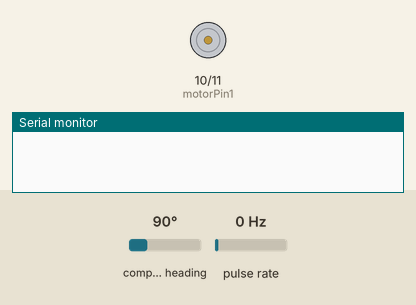
The sketch below on a simulated Arduino Uno, built with avr-gcc and run on an emulated ATmega328P. On the bench: motor-driver pin pairs drawn as motors (green arrow = first pin HIGH = forward, orange = second pin HIGH = backward, longer = more drive, scaled by the enable pin), the last lines printed to the serial monitor. Wiring (inferred from the names in the program): pulse sensor: data pin 2. The test bench sets the inputs (shaded band); at power-on: compass heading 90°, pulse rate 0 Hz.

Above: at 0.1 s.
At 2.1 s:
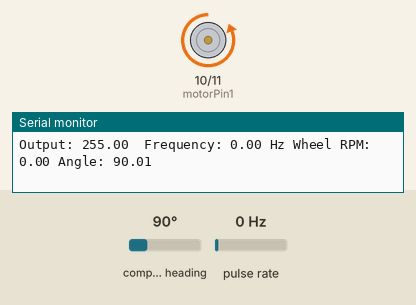
At 18.1 s:
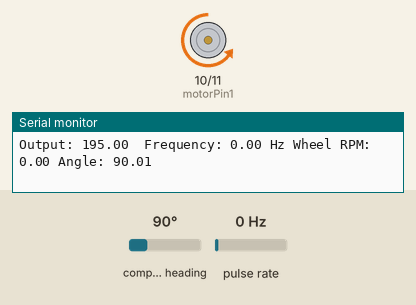
At 36.1 s:
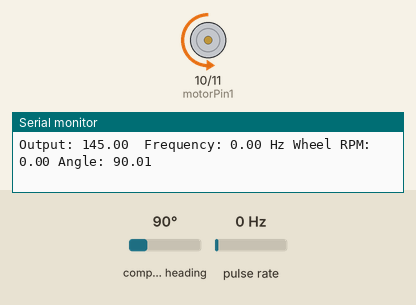
Timing chart, 0 to 40.0 s (numbered marks = the images above):
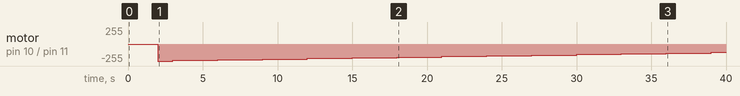

The sketch:

Motor_encoder_simple.ino
```cpp
#include <Wire.h>
#include <AS5600.h>
AS5600  as5600;  //create sensor object
unsigned long currentMs;  //current time variable
unsigned long lastMs;     // time of last measurement
const unsigned int FREE_RUN_PERIOD_MS = 100; //sampling period
float sig_angle_deg;  // angle measurement

// Motor control pins
const int motorPin1 = 10; // IN1
const int motorPin2 = 11; // IN2
const int enablePin = 9;  // ENA (PWM pin for speed control)

// Encoder pin
const int encoderPin = 2; // use just one encoder pin for simplicity
unsigned long lastOutputChange = 0;
volatile int pulseCount = 0;  // pulse counter
const int pulsesPerRevolution = 11; // pulses per rotation from each encoder wire

unsigned long lastTime = 0;   // store last time measurement
double frequency = 0;         // measured frequency

double output = 255;    // motor output value

bool negativeOutputChange = true ;     // variable to dictate which direction the output needs to change to

double reductionRatio = 4.4;

double wheelRPM = 0;

void countPulse();

void setup() {
  pinMode(motorPin1, OUTPUT);
  pinMode(motorPin2, OUTPUT);
  pinMode(enablePin, OUTPUT);

  pinMode(encoderPin, INPUT_PULLUP); // 1 encoder input

  attachInterrupt(digitalPinToInterrupt(encoderPin), countPulse, RISING);
 Wire.begin();     // Initialize I2C
  as5600.begin();   // Initialize sensor
  lastTime = millis();  // Initialize timing
  Serial.begin(9600);  // Initialize Serial Monitor
  delay(2000);

}

void loop() {
  if (millis() - lastOutputChange >= 3000 && negativeOutputChange == true) {  // every 1000 ms
    if(output == -255){
      negativeOutputChange = false;
      lastOutputChange = millis();

    }
    else{
      output -= 10;      // decrease speed
      lastOutputChange = millis();
    }
  }
  else if(millis() - lastOutputChange >= 3000 && negativeOutputChange == false){
      if(output == 255){
      negativeOutputChange = true;
      lastOutputChange = millis();

      }

    else{
      output += 10;      // decrease speed
      lastOutputChange = millis();
    }

  }

  // Motor direction + speed
  if (output > 0)
  {
    digitalWrite(motorPin1, LOW);
    digitalWrite(motorPin2, HIGH);

  }
  else
  {
    digitalWrite(motorPin1, HIGH);
    digitalWrite(motorPin2, LOW);


  }
  analogWrite(enablePin, abs(output));

  // Frequency calculation every 0.5 seconds
  if (millis() - lastTime >= 500) {
    noInterrupts();
    int count = pulseCount;
    pulseCount = 0;
    interrupts();

    frequency = count / (pulsesPerRevolution*0.5); // frequency in Hz
    wheelRPM = (frequency) / (pulsesPerRevolution  * reductionRatio);
// waardes opslaan in lijst om te plotten
    Serial.print("Output: ");
    Serial.print(output);
    Serial.print("  Frequency: ");
    Serial.print(frequency);
    Serial.print(" Hz");
    Serial.print(" Wheel RPM: ");
    Serial.print(wheelRPM);
      lastMs = currentMs;
      sig_angle_deg = (float)as5600.readAngle()*0.0879; //0.0879=360/4096;  // degrees [0..360)
      Serial.print(String(" Angle: ") + sig_angle_deg + '\t');
      Serial.println();
    lastTime = millis();
  }
}

void countPulse() {
  pulseCount++;  // increment each pulse
}
```

Measured:
- by itself, motor on pin 10 (motorPin1) / pin 11 (motorPin2): stopped → backward 255/255 at 2.0 s, → backward 245/255 1.0 s later, → backward 235/255 3.0 s later, → backward 225/255 3.0 s later, … (14 changes in this stretch)
